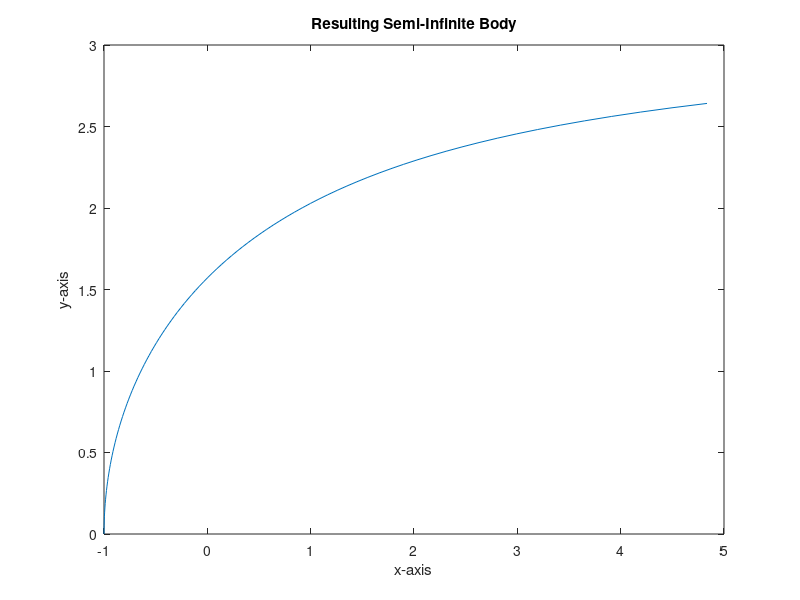

This chart was generated by the following MATLAB code: (Note: this script raises an error after producing the figure.)
%%%%%%%%%%%%%%%%%%%%%%%%%%%%%%%%%%%%%%%%%%%%%%%%%%%%%%%%%%%%%%%%%%%%%%%%%%%
%
% This script is for Homework 5 problem 3.12
%
% Created by: Johnathan Tucker
%
% Created on: 2/15/2020
%%%%%%%%%%%%%%%%%%%%%%%%%%%%%%%%%%%%%%%%%%%%%%%%%%%%%%%%%%%%%%%%%%%%%%%%%%%
%% Housekeeping
clc;
clear all;
close all;
%% Create necessary constants for part a
theta = linspace(pi,0.5);
x = ((pi-theta)./sin(theta)).*cos(theta);
y = (pi-theta);
x(1) = -1;
%% Create plot for part a
figure(1)
plot(x,y)
title("Resulting Semi-Infinite Body")
xlabel("x-axis")
ylabel("y-axis")
ax = gca;
ax.XAxisLocation = 'origin';
ax.YAxisLocation = 'origin';
%% Create cp function for part b
cp = -((1./((x.^2)+(y.^2))) + (2.*x./((x.^2)+(y.^2))));
figure(2)
plot(x,cp)
title("Coefficient of Pressure Plot")
xlabel("x-axis")
ylabel("Cp")
ax = gca;
ax.XAxisLocation = 'origin';
ax.YAxisLocation = 'origin';